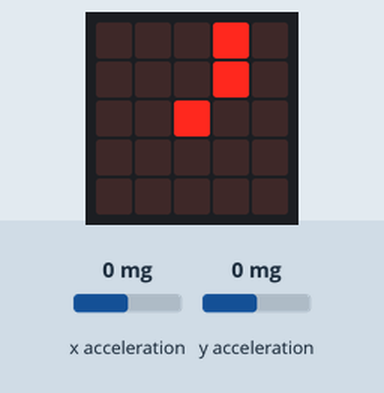
The program below on a simulated BBC micro:bit running MicroPython. On the bench: the board's 5×5 LED display. Inputs (shaded band) come from the test bench; at power-on: x acceleration 0 mg, y acceleration 0 mg.

Above: at 1.2 s.
1.3 s: x acceleration set to -1440 mg
At 2.0 s:
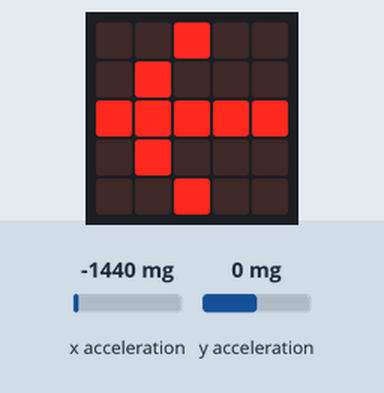
2.8 s: y acceleration set to -1440 mg
At 3.1 s:
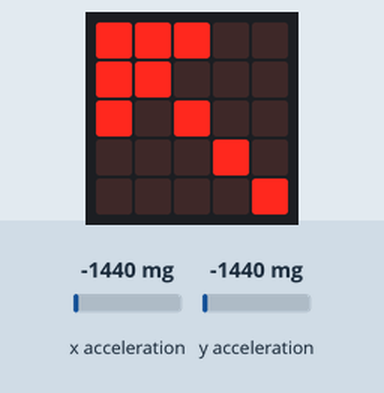
4.3 s: x acceleration set to 0 mg
At 5.4 s:
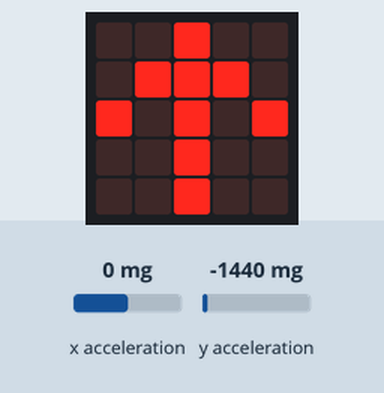
5.8 s: y acceleration set to 750 mg
At 6.6 s:
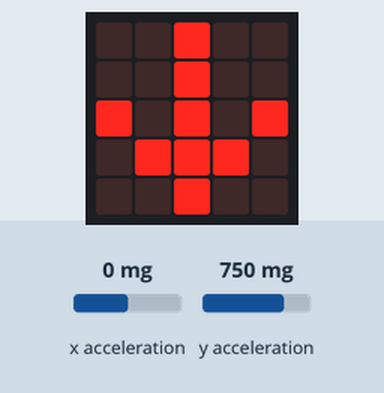
7.3 s: x acceleration set to -750 mg
At 7.7 s:
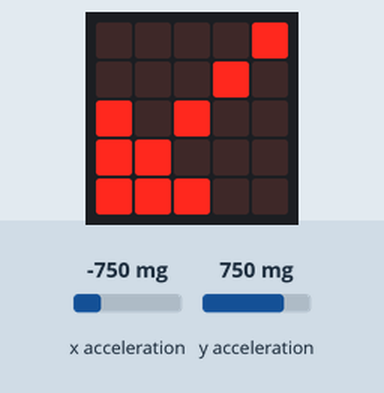
8.8 s: x acceleration set to 750 mg
At 10.1 s:
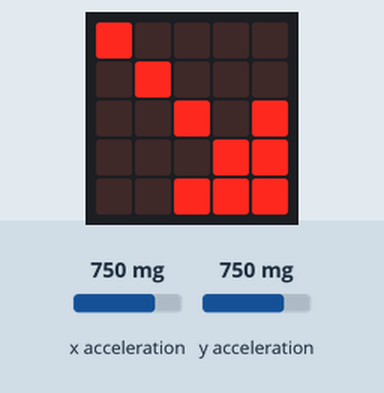
Timing chart, 0 to 11.3 s (numbered marks = the images above; inputs shaded):
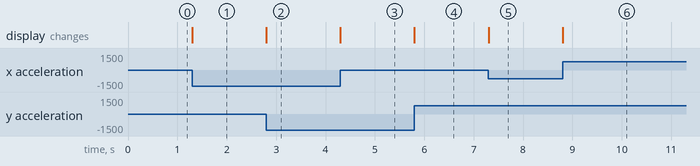

The program:

accelerometer.py
```python
from microbit import *

SENSITIVITY = 250


def main():
    while True:
        x = accelerometer.get_x()
        y = accelerometer.get_y()

        image = get_image(x, y)
        display.show(image)


def get_image(x, y) -> Image:
    if x > SENSITIVITY:
        if y < -SENSITIVITY:
            image = Image.ARROW_NE
        elif y > SENSITIVITY:
            image = Image.ARROW_SE
        else:
            image = Image.ARROW_E
    elif x < -SENSITIVITY:
        if y < -SENSITIVITY:
            image = Image.ARROW_NW
        elif y > SENSITIVITY:
            image = Image.ARROW_SW
        else:
            image = Image.ARROW_W
    else:
        if y < -SENSITIVITY:
            image = Image.ARROW_N
        elif y > SENSITIVITY:
            image = Image.ARROW_S
        else:
            image = Image.CLOCK1
    return image


if __name__ == "__main__":
    main()
```

Measured:
- after the input at 1.3 s, the display: changes at once (image 1)
- after the input at 2.8 s, the display: changes at once (image 2)
- after the input at 4.3 s, the display: changes at once (image 3)
- after the input at 5.8 s, the display: changes at once (image 4)
- after the input at 7.3 s, the display: changes at once (image 5)
- after the input at 8.8 s, the display: changes at once (image 6)
